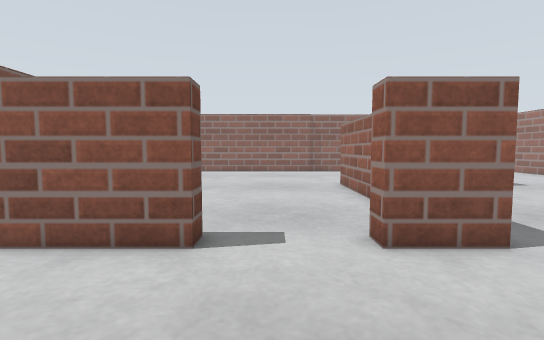
View 1 (above)

16 first-person views from a walk through a world built for the Gazebo simulator. The camera is 0.47 m above the floor, tilts 4° down and sees 85° across. The floor is counted in squares, 0.25 m on a side. Each view is taken from the middle of a square. On the plan, view 1 faces up. The plan holds only what a view shows up to about 16 squares ahead; the rest is blank. The place goes on beyond the plan.

View 2
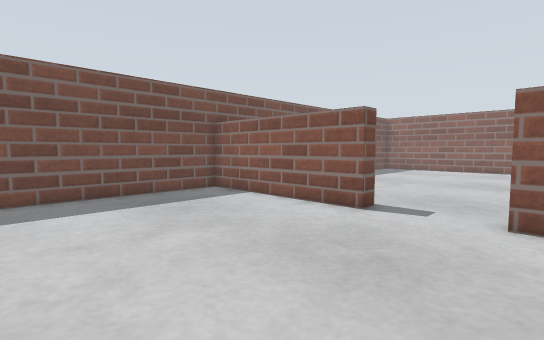

View 3
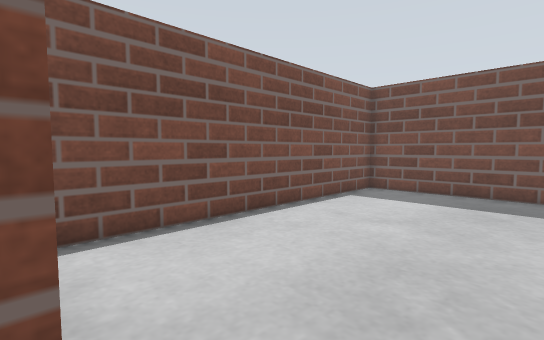

View 4
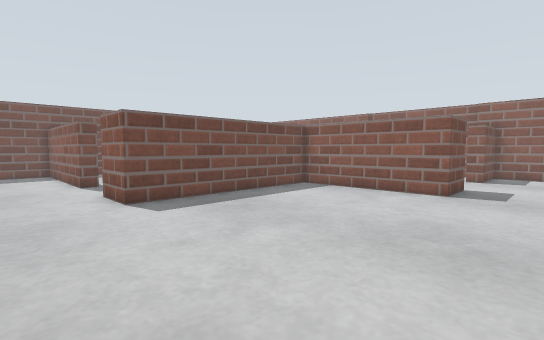

View 5
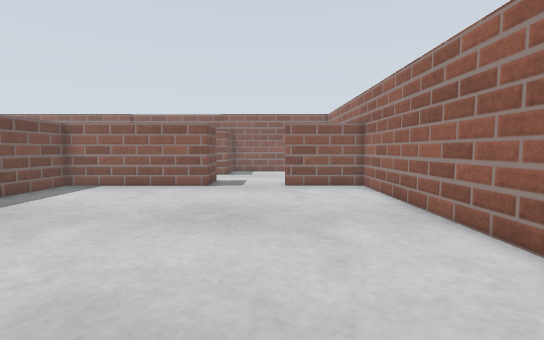

View 6
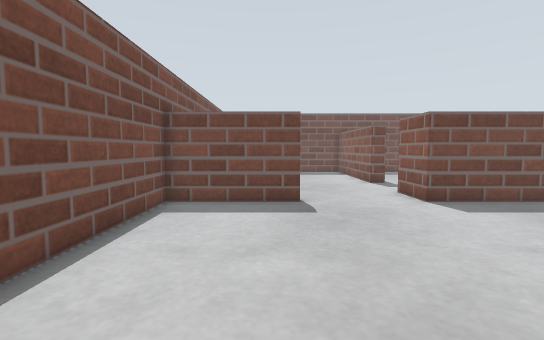

View 7
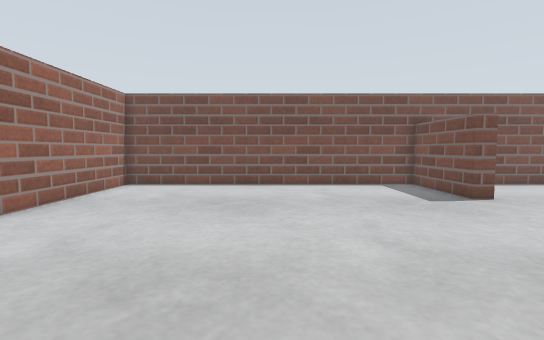

View 8
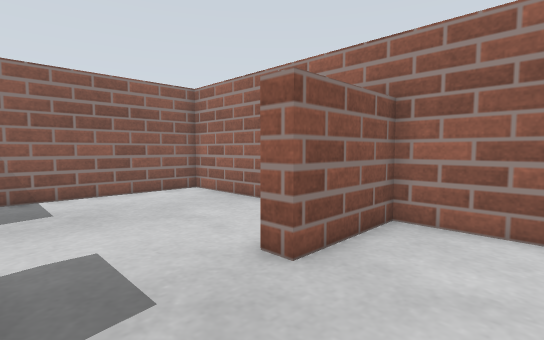

View 9
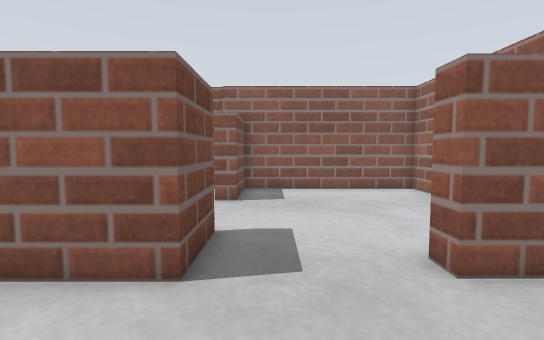

View 10
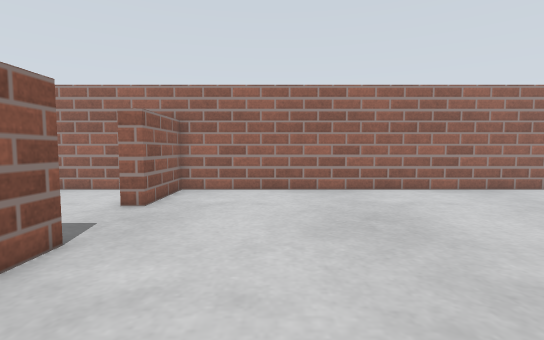

View 11
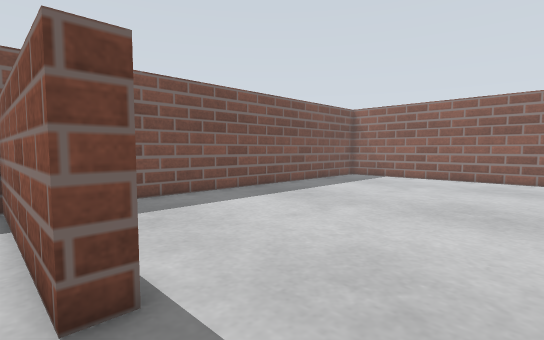

View 12
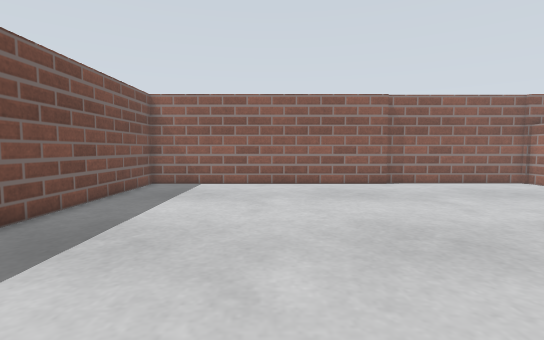

View 13
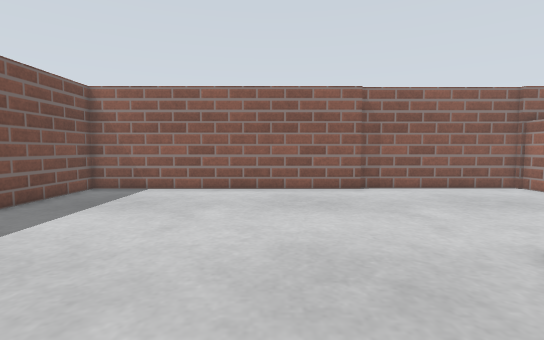

View 14
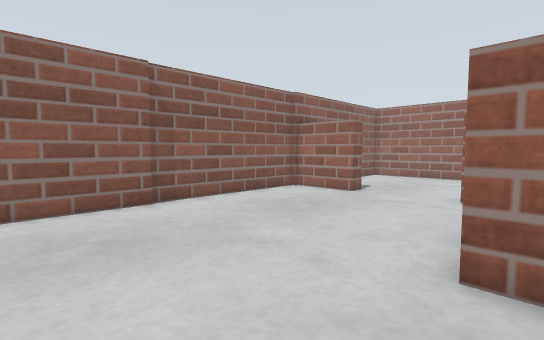

View 15
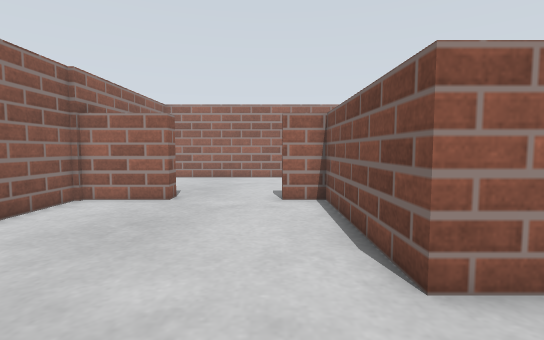

View 16
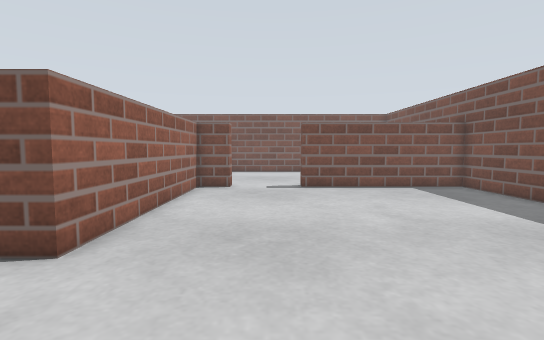

### Floor plan
Points are (right, up) in squares from view 1. A wall is a line through its corners. A room is listed if a view was taken in it or the views show most of it. See-through windows are left out.
Room 1 (views 1, 2, 11)
walls: (-1.5, 5.5) (-9.5, 5.5); (3.5, 5.5) (2.1, 5.5); (-9.5, 5.9) (-9.5, -3.8) (4, -3.8)
ways out: opening at (4, 3) to room 2; opening at (0.5, 6) to room 3
Room 2 (views 3, 4, 5, 6, 7, 8, 9, 10)
walls: (3.6, 1) (4.5, 1) (4.5, -3.9); (11.7, 15.1) (4.5, 15.1) (4.5, 5.5) (3.5, 5.5); (4, -3.8) (19.7, -3.8) (19.7, 15.6); (19.8, 15.1) (15.7, 15.1)
ways out: opening at (4, 3) to room 1; opening at (14, 15.5) to room 4
Room 3 (views 12, 13, 14, 15, 16)
walls: (3.2, 25) (-9.5, 25) (-9.5, 5.9); (2.1, 5.5) (2.1, 6.3) (3.7, 6.3) (3.7, 16) (10.9, 16) (10.9, 17.6); (-9.6, 6.3) (-1.5, 6.3) (-1.5, 5.5); (10.9, 21.8) (10.9, 25.2) (3.2, 25.2)
ways out: opening at (0.5, 6) to room 1; opening at (11.5, 19.5) to room 4
Room 4 (no view inside)
walls: (11.7, 17.6) (11.7, 15.1); (15.7, 15.1) (15.7, 16); (11.7, 25) (11.7, 21.8) (10.9, 21.8); (19.7, 15.6) (19.7, 25) (10.6, 25)
ways out: opening at (14, 15.5) to room 2; opening at (11.5, 19.5) to room 3

Where each view was taken, in squares from view 1:
view 1: 0 up, 0 right, facing up
view 2: 3 down, 3 right, facing up-left
view 3: 3 up, 4 right, facing down-left
view 4: 2 up, 15 right, facing up-left
view 5: 0 up, 15 right, facing up
view 6: 0 up, 15 right, facing left
view 7: 12 up, 12 right, facing down
view 8: 12 up, 12 right, facing up-right
view 9: 11 up, 13 right, facing up
view 10: 11 up, 6 right, facing right
view 11: 5 up, 2 right, facing up-left
view 12: 9 up, 3 left, facing up
view 13: 11 up, 1 left, facing up
view 14: 15 up, 1 left, facing up-right
view 15: 18 up, 0 right, facing right
view 16: 21 up, 0 right, facing down
